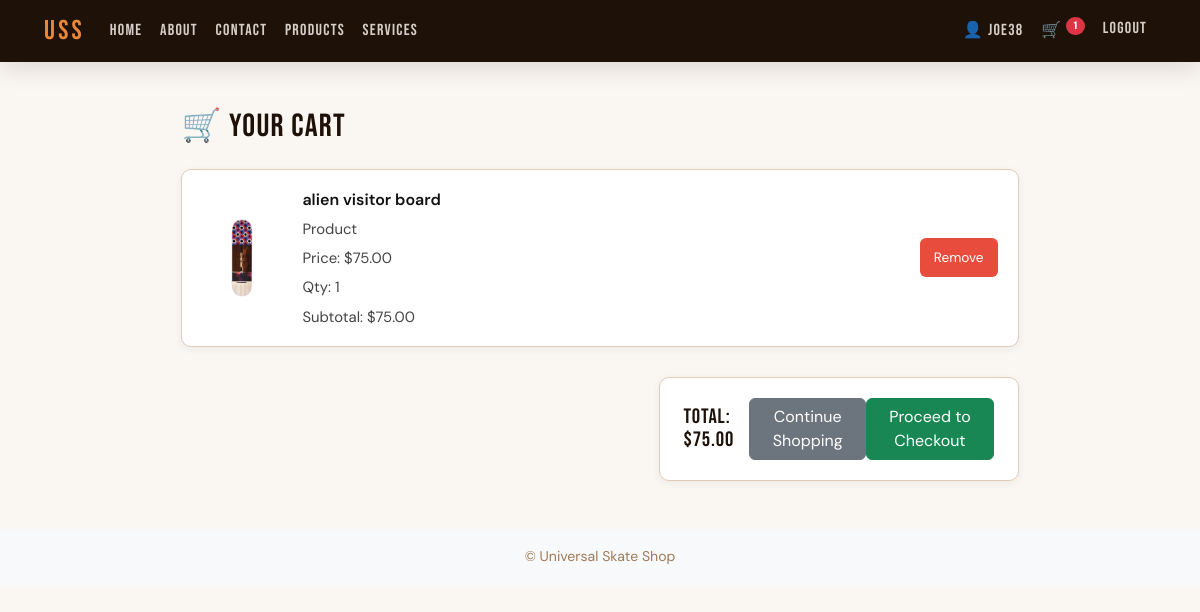
Page /products/cart/ (signed in) on the earlier database version.
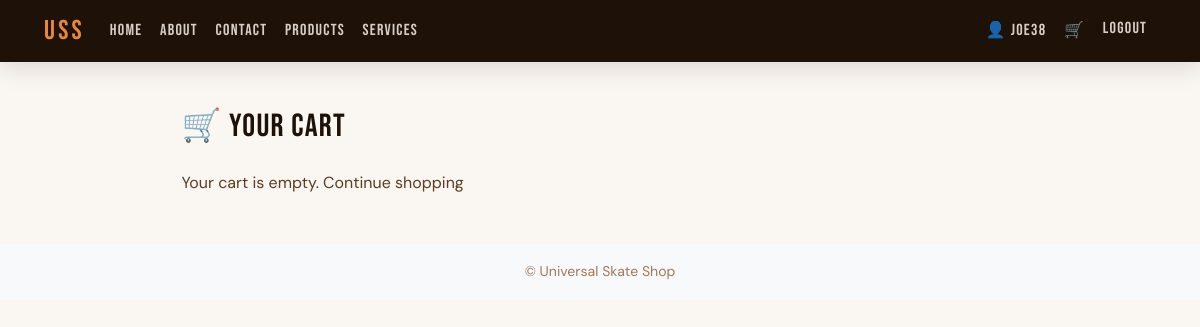
Same page on the later database version.
### products/models.py (models this page shows, shortened)
class OrderItem(models.Model):
    order = models.ForeignKey(Order, on_delete=models.CASCADE)
    product = models.ForeignKey(Product, on_delete=models.CASCADE, null=True, blank=True)
    service = models.ForeignKey(Service, on_delete=models.CASCADE, null=True, blank=True)
    quantity = models.IntegerField()
    @property
    def title(self):
        return self.product.title if self.product else self.service.title
    @property
    def price(self):
        return self.product.price if self.product else self.service.price
    @property
    def img(self):
        return self.product.img if self.product else self.service.img
    @property
    def subtotal(self):
        return self.price * self.quantity

class Product(models.Model):
    img = models.ImageField(upload_to='product_pics/', blank=True, null=True)
    title = models.CharField(max_length=128)
    brand = models.ForeignKey(Brand, on_delete=models.CASCADE)
    category = models.ForeignKey(Category, on_delete=models.CASCADE)
    description = models.TextField()
    price = models.DecimalField(max_digits=10, decimal_places=2)
    quantity = models.PositiveIntegerField()

class Order(models.Model):
    user = models.ForeignKey(User, on_delete=models.CASCADE)
    paid = models.BooleanField(default=False)
    paid_at = models.DateTimeField(null=True, blank=True)
    total = models.DecimalField(max_digits=8, decimal_places=2)
    stripe_payment_intent_id = models.CharField(max_length=255, blank=True, null=True)

### products/views.py (the view)
# urls.py: path("cart/", views.cart, name="cart"),
@login_required
def cart(request):
    order = Order.objects.filter(user=request.user, paid=False).first()
    if not order:
        items = []
        total = 0
    else:
        items = OrderItem.objects.filter(order=order).select_related('product', 'service')
        total = order.total
    return render(request, "products/cart.html", {
        "order": order,
        "items": items,
        "total": total,
    })

### products/context_processors.py (called while the page is built)
def cart_item_count(request):
    if request.user.is_authenticated:
        order = Order.objects.filter(user=request.user, paid=False).first()
        if order:
            count = OrderItem.objects.filter(order=order).count()
            return {'cart_item_count': count}
    return {'cart_item_count': 0}

### templates/products/cart.html (shortened to what this page needs)
{% extends 'base.html' %}
{% load static %}
{% block css %}
<link rel="stylesheet" href="{% static 'css/cart.css' %}">
{% endblock %}
{% block content %}
<div class="container mt-5 cart">
    <h1>🛒 Your Cart</h1>
    {% if not items %}
        <p>Your cart is empty. <a href="{% url 'product_list' %}">Continue shopping</a></p>
    {% else %}
        <div class="cart-items">
            {% for item in items %}
            <div class="cart-item">
                {% if item.img %}
                    <img src="{{ item.img.url }}" alt="{{ item.title }}" class="cart-item-img">
                {% endif %}
                <div class="cart-item-info">
                    <strong>{{ item.title }}</strong>
                    {% if item.product %}
                        <span class="cart-item-type">Product</span>
                    {% else %}
                        <span class="cart-item-type">Service</span>
                    {% endif %}
                    <span>Price: ${{ item.price }}</span>
                    <span>Qty: {{ item.quantity }}</span>
                    <span>Subtotal: ${{ item.subtotal }}</span>
                </div>
                <form method="POST" action="{% url 'cart_remove' item.id %}">
                    <button type="submit" class="btn-remove">Remove</button>
                </form>
            </div>
            {% endfor %}
        </div>
        <div class="cart-summary">
            <h3>Total: ${{ order.total }}</h3>
            <a href="{% url 'product_list' %}" class="btn btn-secondary">Continue Shopping</a>
            <a href="{% url 'checkout' %}" class="btn btn-success">Proceed to Checkout</a>
        </div>
    {% endif %}
</div>
{% endblock %}

### templates/base.html (shortened to what this page needs)
<!DOCTYPE html>
<html lang="en">
<head>
    <link href="https://cdn.jsdelivr.net/npm/bootstrap@5.3.8/dist/css/bootstrap.min.css" rel="stylesheet">
    {% load static %}
    <link rel="stylesheet" href="{% static 'css/base.css' %}">
    {% block css %}{% endblock %}
</head>
<body>
<nav class="navbar navbar-expand-lg bg-body-tertiary">
  <div class="container-fluid">
    <a class="navbar-brand" href="{% url 'home' %}">USS</a>
    <div class="collapse navbar-collapse" id="navbarSupportedContent">
      <ul class="navbar-nav me-auto mb-2 mb-lg-0">
        <li class="nav-item"><a class="nav-link" href="{% url 'home' %}">Home</a></li>
        <li class="nav-item"><a class="nav-link" href="{% url 'about' %}">About</a></li>
        <li class="nav-item"><a class="nav-link" href="{% url 'contact' %}">Contact</a></li>
        <li class="nav-item"><a class="nav-link" href="{% url 'product_list' %}">Products</a></li>
        <li class="nav-item"><a class="nav-link" href="{% url 'service_list' %}">Services</a></li>
      </ul>
      <ul class="navbar-nav mb-2 mb-lg-0">
        {% if user.is_authenticated %}
          <li class="nav-item"><a class="nav-link" href="{% url 'profile' %}">👤 {{ user.username }}</a></li>
          <li class="nav-item">
            <a class="nav-link" href="{% url 'cart' %}">🛒
              {% if cart_item_count and cart_item_count > 0 %}
                <span class="badge text-bg-danger rounded-pill">{{ cart_item_count }}</span>
              {% endif %}
            </a>
          </li>
          <li class="nav-item">
            <form method="post" action="{% url 'logout' %}" class="d-inline">
              <button type="submit" class="btn btn-link nav-link p-0 px-2">Logout</button>
            </form>
          </li>
        {% else %}
          <li class="nav-item"><a class="nav-link" href="{% url 'Login' %}">Login</a></li>
          <li class="nav-item"><a class="nav-link" href="{% url 'Signup' %}">Sign Up</a></li>
        {% endif %}
      </ul>
    </div>
  </div>
</nav>
<main>
    <div class="container mt-4">
        {% block content %}
        {% endblock %}
    </div>
    <footer class="mt-5 py-3 bg-body-tertiary">
        <div class="container text-center">
            <span class="text-muted">© Universal Skate Shop</span>
        </div>
    </footer>
</main>
</body>
</html>

Differences in the rows shown:
no longer on this page (row edited): OrderItem: img (picture), title "alien visitor board", shows "Product", price "75.00", quantity "1", subtotal "75.00"
no longer on this page (row edited): Order: total "75.00"
Other differences:
{{ cart_item_count }}: "1" → (not shown)
text no longer shown: "Total: $ Continue Shopping Proceed to Checkout"
text now shown: "Your cart is empty. Continue shopping"
